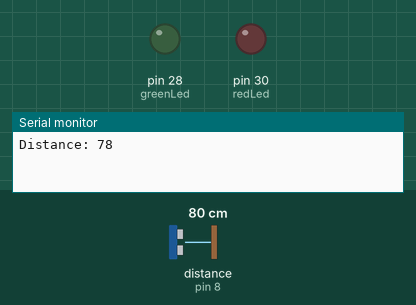
This sketch was run on a simulated Arduino Mega 2560, built with avr-gcc and run on an emulated ATmega2560. Parts: output pins drawn as LEDs (lit = HIGH), the last lines printed to the serial monitor. Wiring (inferred from the names in the program): ultrasonic range finder: trigger pin 9; echo pin 8. The inputs (shaded band) are chosen by the test bench; at power-on: distance to the obstacle (sensor on pin 8) 80 cm. The echo pulse lasts 58.3 µs per cm; pins used as bus, display or sensor lines are not drawn.

Above: at 8.3 s.
8.4 s: distance to the obstacle (sensor on pin 8) set to 22 cm
12.8 s: distance to the obstacle (sensor on pin 8) set to 18 cm
At 17.3 s:
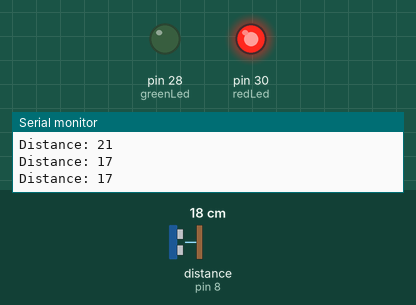
18.1 s: distance to the obstacle (sensor on pin 8) set to 35 cm
At 22.5 s:
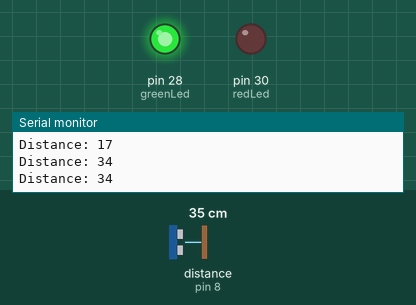
23.1 s: distance to the obstacle (sensor on pin 8) set to 2 cm
At 27.6 s:
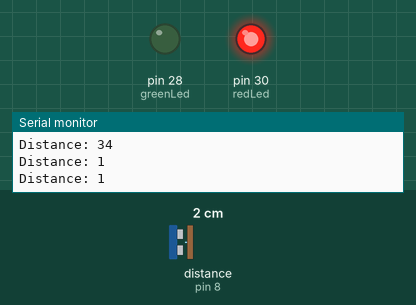
Timing chart, 0 to 29.1 s (numbered marks = the images above; inputs shaded):
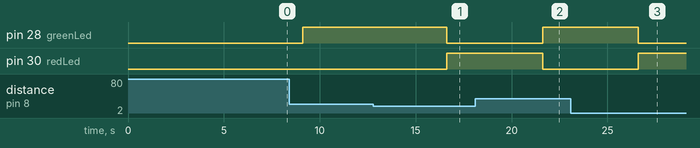

Measured:
- the behaviour switches between 21 and 20 cm on distance to the obstacle (sensor on pin 8) (found by bisection; images 0 and 1)
- after the input at 12.8 s, pin 28 (greenLed): HIGH → LOW after 3.8 s; pin 30 (redLed): LOW → HIGH after 3.8 s
- after the input at 18.1 s, pin 28 (greenLed): LOW → HIGH after 3.5 s; pin 30 (redLed): HIGH → LOW after 3.5 s
- after the input at 23.1 s, pin 28 (greenLed): HIGH → LOW after 3.5 s; pin 30 (redLed): LOW → HIGH after 3.5 s

The sketch:

Ultrasonic.ino
```cpp
#include <HardwareSerial.h>
// defines pins numbers
const int trigPin = 9;
const int echoPin = 8;

const int greenLed = 28;
const int redLed = 30;

String credentials = "{AndroidAP2/jurosevic/kth/5ddbd425-6b97-4cbd-b670-c221222ac694/}"; // { / SSID / Wifi password / device key / device password / }

// defines variables

bool flagRed = false;
bool flagGreen = false;
bool pusteno = false;


long duration;
int distance = 0;
void setup() {
  delay(3000);
  pinMode(trigPin, OUTPUT); // Sets the trigPin as an Output
  pinMode(echoPin, INPUT); // Sets the echoPin as an Input

  pinMode(greenLed, OUTPUT);
  pinMode(redLed, OUTPUT);
  Serial.begin(9600); // Starts the serial communication
  Serial1.begin(9600);
  delay(100);
  Serial1.print(credentials);
  delay(4000);
}
void loop() {
// Clears the trigPin
  digitalWrite(trigPin, LOW);
  delayMicroseconds(2);
// Sets the trigPin on HIGH state for 10 micro seconds
  digitalWrite(trigPin, HIGH);
  delayMicroseconds(10);
  digitalWrite(trigPin, LOW);
// Reads the echoPin, returns the sound wave travel time in microseconds
  duration = pulseIn(echoPin, HIGH);
// Calculating the distance
  distance= duration*0.034/2;
// Prints the distance on the Serial Monitor
  Serial.print("Distance: ");
  Serial.println(distance);
  Serial1.print(distance);
  delay(2000);

 if(distance < 20)
  {
    digitalWrite(redLed, HIGH);
    digitalWrite(greenLed, LOW);
  }
  if(distance >=20)
  {
    digitalWrite(redLed, LOW);
    digitalWrite(greenLed, HIGH);
  }
  delay(500);
}
```
